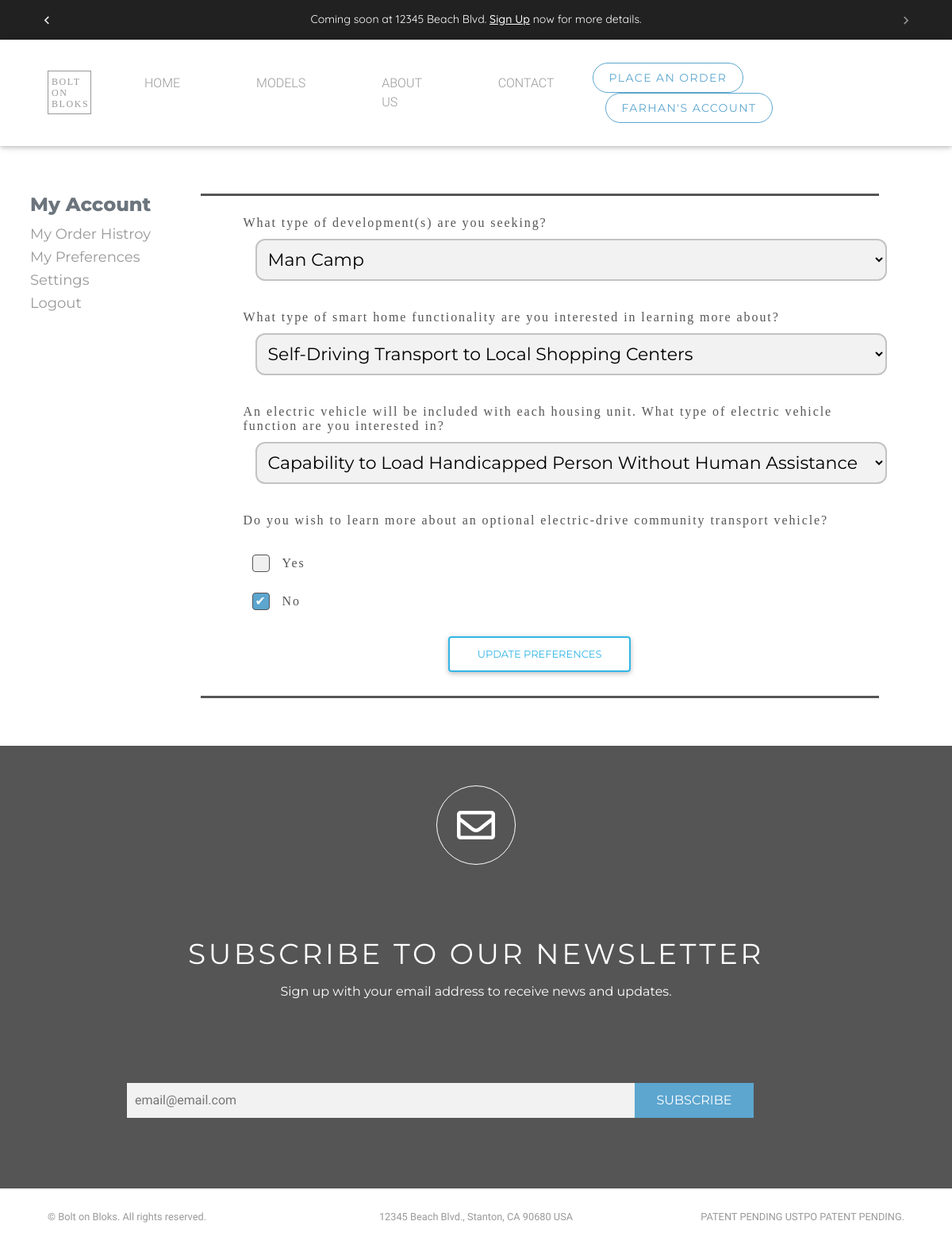
Page /preferences/ (signed in) on the earlier database version.
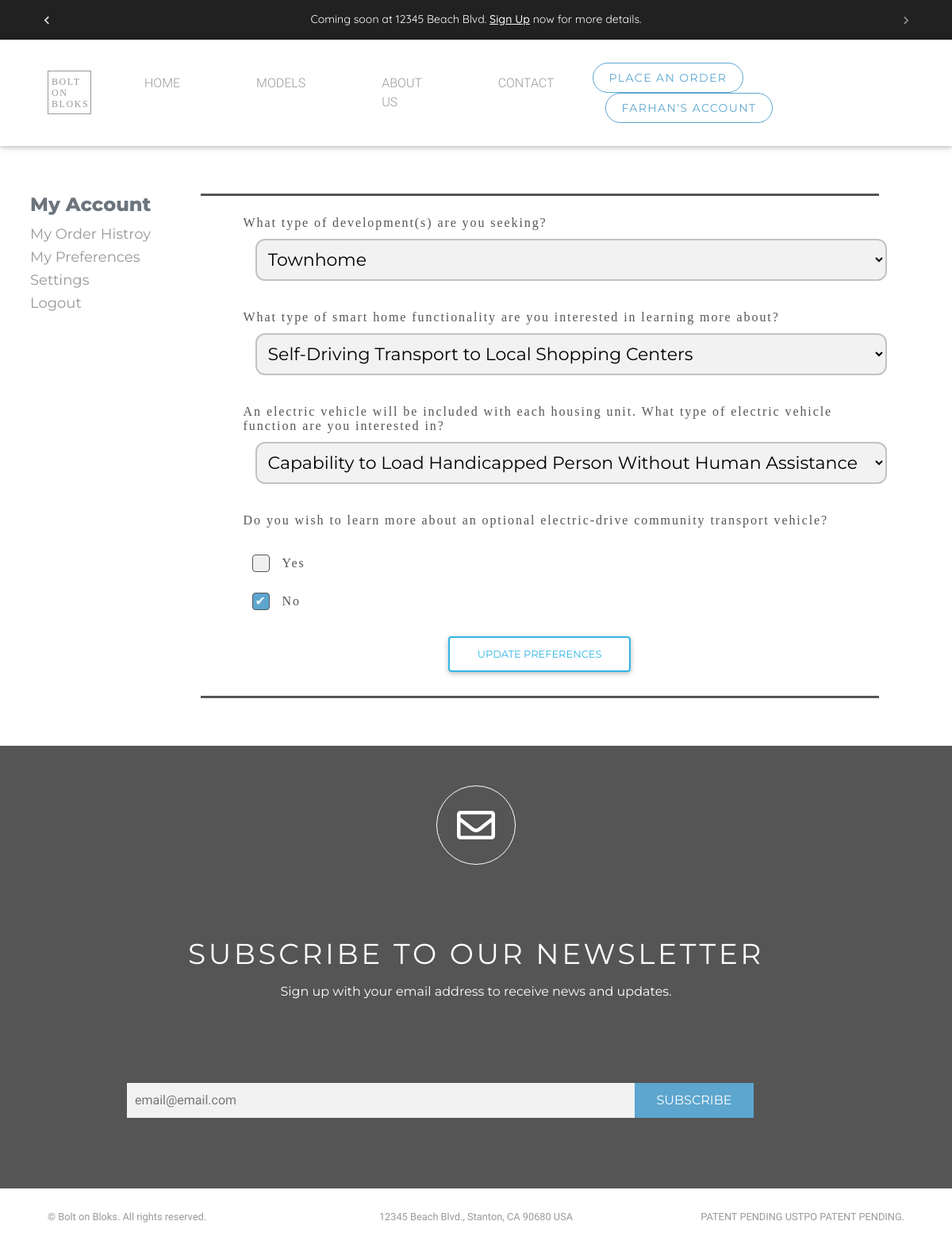
Same page on the later database version.
### users/models.py (models this page shows)
class UserPreferences(models.Model):
    YES_NO_CHOICES = (
        ('yes', 'Yes'),
        ('no', 'No')
    )
    Type_Of_Development = (
        ('select all','Select All'),
        ('Commercial','Commercial'),
        ('Mixed-use','Mixed-use'),
        ('Multi-tenant','Multi-tenant'),
        ('Condominium','Condominium'),
        ('Townhome','Townhome'),
        ('Man Camp','Man Camp'),
        ('Mobile Home Park','Mobile Home Park'),
        ('RV Park','RV Park'),
        ('Park Home (as defined by Housing and Urban Development)','Park Home (as defined by Housing and Urban Development)'),
        ('Other','Other'),
    )
    Type_Of_Smart_Home = (
    ('Automated Home Shopping and Delivery','Automated Home Shopping and Delivery'),
    ('Self-Driving Transport to Local Shopping Centers','Self-Driving Transport to Local Shopping Centers'),
    ('Self-Driving Transport to Local Medical Facilities','Self-Driving Transport to Local Medical Facilities'),
    )
    Type_Of_Electric_Vehicle_Function = (
        ('Standard','Standard'),
        ('Capability to Load Handicapped Person Without Human Assistance','Capability to Load Handicapped Person Without Human Assistance'),
    )
    user_obj = models.ForeignKey(SpecUser, on_delete=models.CASCADE)
    type_of_development = MultiSelectField("What type of development(s) are you seeking?",choices=Type_Of_Development, max_length=300)
    other_type_of_development = models.CharField(max_length=300, verbose_name="Other", blank=True, null=True)
    type_of_smart_home = MultiSelectField("What type of smart home functionality are you interested in learning more about? ",choices=Type_Of_Smart_Home, max_length=300)
    type_of_electric_vehicle_function = MultiSelectField("An electric vehicle will be included with each housing unit. What type of electric vehicle function are you interested in?",choices=Type_Of_Electric_Vehicle_Function, max_length=300)
    learn_about_electric_drive = models.CharField("Do you wish to learn more about an optional electric-drive community transport vehicle?",choices=YES_NO_CHOICES, max_length=100)
    class Meta:
        verbose_name = 'UserPreference'
        verbose_name_plural = 'UserPreferences'

### users/views.py (the view)
# urls.py: path('preferences/', update_preferences, name="my-pref"),
@login_required()
def update_preferences(request):
    form = UserPreferencesForm(request.POST or None, instance=UserPreferences.objects.get(user_obj=request.user))
    if form.is_valid():
        form.save()
        return redirect('my-pref')
    return render(request, "users/user_preference.html", {"form": form})

### users/forms.py
class EmailListForm(forms.ModelForm):
    class Meta:
        model = EmailList
        fields = ['email']
    def __init__(self, *args, **kwargs):
        super(EmailListForm, self).__init__(*args, **kwargs)
        self.fields['email'].widget.attrs.update({
            'placeholder': 'email@email.com',
            "class":"news-input",
        })

class UserPreferencesForm(forms.ModelForm):
    class Meta:
        model = UserPreferences
        fields = ("type_of_development","other_type_of_development","type_of_smart_home","type_of_electric_vehicle_function","learn_about_electric_drive",)
        widgets = {
            'learn_about_electric_drive' : forms.RadioSelect(),}

### users/context_processor.py (called while the page is built)
def email_form(request):
    form = EmailListForm()
    return {"subscribe_form":form}

### users/templates/users/user_preference.html (shortened to what this page needs)
{% extends "users/base.html" %}
{% load crispy_forms_tags %}
{% load static %}
{% block custom_css %}
      <link type="text/css" rel="stylesheet" href="{% static 'users/custom/sign_up.css' %}" />
{% endblock %}
{% block content%}
<div class="container custom_font2">
    <div class="row">
      {% include 'signup/side_nav.html' %}
       <div class="col-md-9 col-sm-12 bg-white top_border bottom_border m-auto p-0">
         <form method="POST" class="checkbox-containers custom_input ml-0 mr-0" >
          {% for field in form %}
             {% if field == form.learn_about_electric_drive %}
                <div id="div_id_{{field.name}}" class="ml-4 radio_ul checkbox-container" style="display: block;">
                    <label class="label" style="margin-left: -10px;" for="{{field.id_for_label}}">{{field.label}}</label>
                    {{field}}
                </div>
             {% elif field == form.type_of_electric_vehicle_function or field == form.type_of_smart_home or field == form.type_of_development%}
                <div id="div_id_{{field.name}}" class="ml-4 check_ul checkbox-container" style="display: block;">
                    <label style="margin-left: -10px;" for="{{field.id_for_label}}" class="label" data-error="wrong"
                        data-success="right">{{field.label}}
                    </label>
                    {{field}}
                </div>
             {% endif %}
          {% endfor %}
            <div class="text-center mb-4">
              <button type="submit" class="btn btn-outline-info rounded">Update Preferences</button>
            </div>
         </form>
      </div>
    </div>
</div>
{% endblock%}

Differences in the rows shown:
changed UserPreferences "Yes No": type_of_development "Man Camp" → "Townhome"
